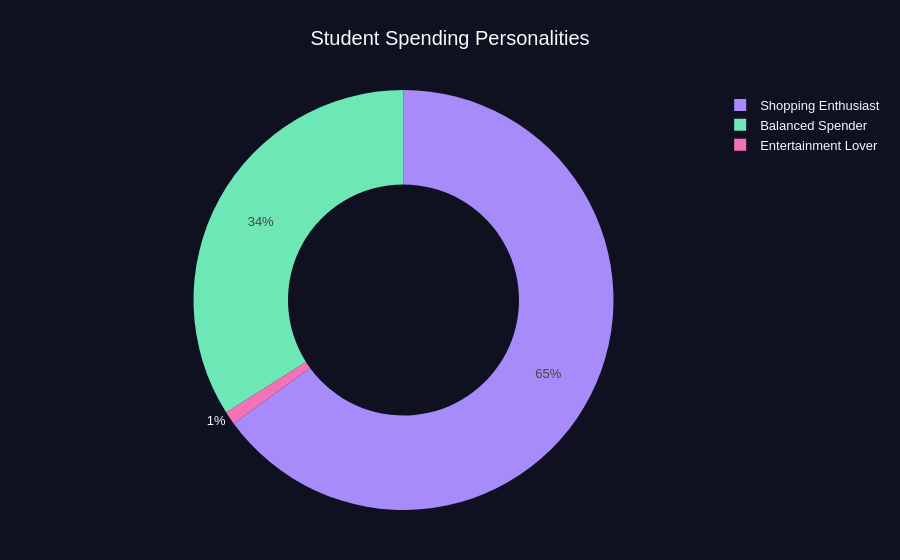

The notebook cell this image was saved under:
### Code cell
fig5 = px.pie(
    personality_counts,
    names="personality",
    values="count",
    hole=0.55,
    color_discrete_sequence=[
        COLORS["purple"],
        COLORS["mint"],
        COLORS["pink"],
        "#FBBF24",
        "#60A5FA"
    ]
)

fig5.update_traces(
    textinfo="percent",
    hovertemplate=(
        "%{label}<br>"
        "Students: %{value}<br>"
        "Share: %{percent}<extra></extra>"
    )
)

fig5 = style_chart(
    fig5,
    " Student Spending Personalities"
)

fig5.show()

### Figure 1 — Plotly figure (JSON) as saved in the notebook; plotly's stock layout.template omitted (floating-point values rounded to 4 significant figures)
{"data": [{"domain": {"x": [0, 1], "y": [0, 1]}, "hole": 0.55, "hovertemplate": "%{label}<br>Students: %{value}<br>Share: %{percent}<extra></extra>", "labels": ["Shopping Enthusiast ", "Balanced Spender ", "Entertainment Lover "], "legendgroup": "", "name": "", "showlegend": true, "textinfo": "percent", "type": "pie", "values": [65, 34, 1]}], "layout": {"autosize": true, "font": {"color": "#F8FAFC", "family": "Arial", "size": 13}, "hovermode": "closest", "legend": {"tracegroupgap": 0}, "margin": {"b": 50, "l": 40, "r": 40, "t": 90}, "paper_bgcolor": "#0F1020", "piecolorway": ["#A78BFA", "#6EE7B7", "#F472B6", "#FBBF24", "#60A5FA"], "plot_bgcolor": "#0F1020", "title": {"font": {"size": 20}, "text": " Student Spending Personalities", "x": 0.5, "xanchor": "center"}}}
